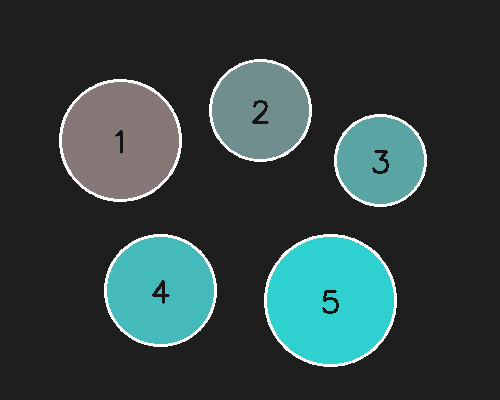
//> input picture test/coins.png, 500 x 400 px, given in place of solar_panel.png, which was not available
$ ./ex2_histogram ../../test/coins.png   (built with g++ and OpenCV 4)
//> lines starting //> are read from the running program, lines starting //| are printed output that depends on the picture; after the words box and inside, x2 and y2 are one past the last pixel; in counts of white or black regions, pixels touching at a corner belong together
#include <opencv2/opencv.hpp>

#include <algorithm>
#include <cmath>
#include <iostream>
#include <string>
#include <vector>

namespace {

bool hasFlag(int argc, char* argv[], const std::string& flag)
{
    for (int i = 1; i < argc; ++i) {
        if (flag == argv[i]) return true;
    }
    return false;
}

std::string inputPath(int argc, char* argv[])
{
//> called with argc = 2
    for (int i = 1; i + 1 < argc; ++i) {
        const std::string arg = argv[i];
        if (arg == "--input") return argv[i + 1];
        if (arg == "--no-window") continue;
    }
    return "images/solar_panel.png";
}

}  // namespace

int main(int argc, char* argv[])
{
    const std::string input = inputPath(argc, argv);
    const bool showWindow = !hasFlag(argc, argv, "--no-window");

    cv::Mat gray = cv::imread(input, cv::IMREAD_GRAYSCALE);
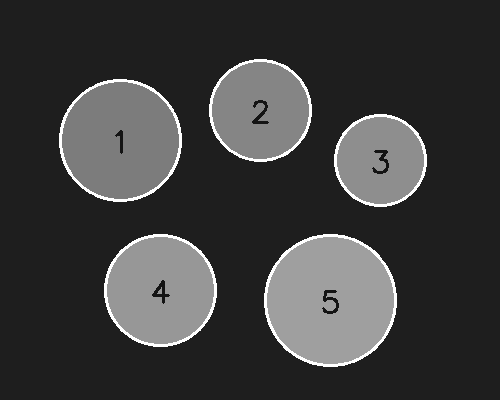
//> gray: 400 rows x 500 cols, CV_8UC1; min 20, max 255, mean 61.1
    if (gray.empty()) {
        std::cerr << "Cannot read image: " << input << std::endl;
        return 1;
    }

    // 题目要求：容量为 256 的 float 型数组。
    float histogram[256] = {0.0f};

    // 逐像素遍历，把每个灰度值出现的次数累加到对应下标。
    for (int y = 0; y < gray.rows; ++y) {
        const unsigned char* row = gray.ptr<unsigned char>(y);
        for (int x = 0; x < gray.cols; ++x) {
            histogram[row[x]] += 1.0f;
        }
    }
//> after the loop, histogram = 256 values, max 149119 at index 30, min 0 at index 0, mean 781.2

    float maxCount = 0.0f;
    int maxBin = 0;
    double sum = 0.0;
    for (int i = 0; i < 256; ++i) {
        if (histogram[i] > maxCount) {
            maxCount = histogram[i];
            maxBin = i;
        }
        sum += static_cast<double>(histogram[i]) * i;
    }
//> this loop made 256 passes
//> (maxCount, sum) on passes 21, 31: (734, 14680), (149119, 4488250)
//> sum on passes 1 to 6: 0, 0, 0, 0, 0, 0
//> after the loop, maxCount = 149119; maxBin = 30; sum = 12228206
    const double totalPixels = static_cast<double>(gray.rows) * gray.cols;
//> totalPixels = 200000
    const double mean = sum / totalPixels;
//> mean = 61.14

    // 绘制直方图：白色画布、坐标轴、浅灰网格、蓝色柱线，并用圆点标出峰值。
    cv::Mat plot(460, 820, CV_8UC3, cv::Scalar(250, 250, 250));
    const int left = 72;
    const int right = 28;
    const int top = 70;
    const int bottom = 62;
    const int plotWidth = plot.cols - left - right;
    const int plotHeight = plot.rows - top - bottom;
    const int baseline = plot.rows - bottom;

    cv::putText(plot, "Gray-level histogram", cv::Point(left, 36),
                cv::FONT_HERSHEY_SIMPLEX, 0.82, cv::Scalar(38, 42, 48), 2, cv::LINE_AA);
    cv::putText(plot, cv::format("pixels: %.0f    mean: %.2f    peak: bin %d (%.0f pixels)",
                                 totalPixels, mean, maxBin, maxCount),
                cv::Point(left, 58), cv::FONT_HERSHEY_SIMPLEX, 0.43,
                cv::Scalar(90, 96, 104), 1, cv::LINE_AA);
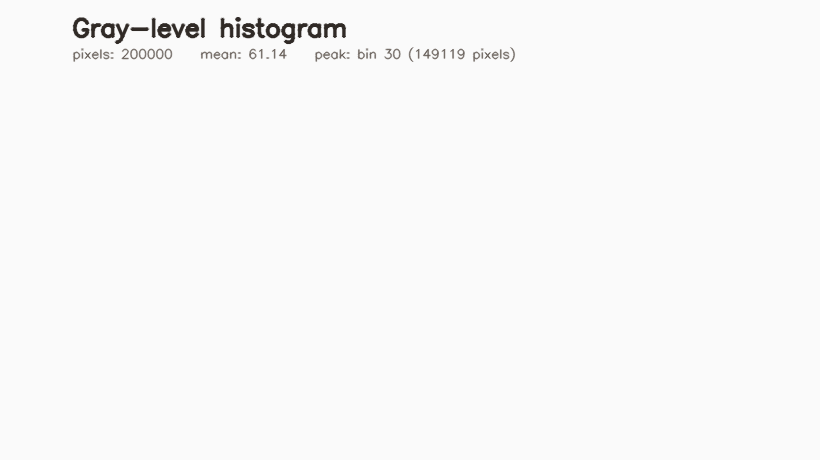
//> plot: 460 rows x 820 cols, CV_8UC3; mean B, G, R 248.3, 248.3, 248.4

    // 网格线：4 条水平线。
    for (int k = 0; k <= 4; ++k) {
        const int y = baseline - plotHeight * k / 4;
        cv::line(plot, cv::Point(left, y), cv::Point(left + plotWidth, y),
                 cv::Scalar(224, 226, 230), 1, cv::LINE_AA);
    }
//> plot: 460 rows x 820 cols, CV_8UC3; 2.87% of pixels changed, all inside (x1, y1, x2, y2) = (72, 69, 793, 400)

    // 256 根柱线全部用 line 绘制。
    const double binWidth = static_cast<double>(plotWidth) / 256.0;
    for (int i = 0; i < 256; ++i) {
        const int x = left + static_cast<int>(i * binWidth + binWidth * 0.5);
        const int h = static_cast<int>(std::round(histogram[i] / maxCount * plotHeight));
        const cv::Scalar color(220.0 - 0.35 * i, 105.0 + 0.35 * i, 30.0 + 0.25 * i);
        cv::line(plot, cv::Point(x, baseline), cv::Point(x, baseline - h),
                 color, 2, cv::LINE_AA);
    }
//> this loop made 256 passes
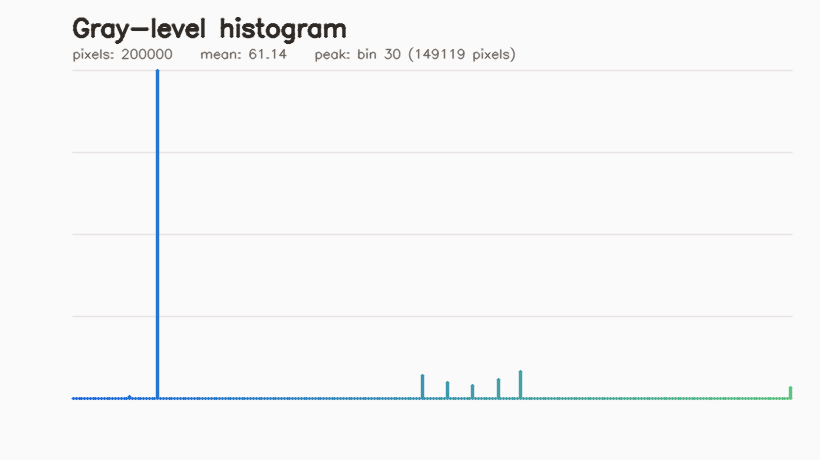
//> plot: 460 rows x 820 cols, CV_8UC3; mean B, G, R 247.5, 247.1, 246.5

    // 直方图包络线，并在每 16 个灰度级处画圆点。
    std::vector<cv::Point> curve;
    curve.reserve(256);
    for (int i = 0; i < 256; ++i) {
        const int x = left + static_cast<int>(i * binWidth + binWidth * 0.5);
        const int y = baseline - static_cast<int>(std::round(histogram[i] / maxCount * plotHeight));
        curve.emplace_back(x, y);
    }
//> this loop made 256 passes
//> y on passes 1 to 3: 398, 398, 398
//> after the loop, curve = 256 Points (x, y), first 12: [73, 398], [76, 398], [79, 398], [81, 398], [84, 398], [87, 398], [90, 398], [93, 398], [95, 398], [98, 398], [101, 398], [104, 398]
    cv::polylines(plot, curve, false, cv::Scalar(60, 85, 210), 1, cv::LINE_AA);
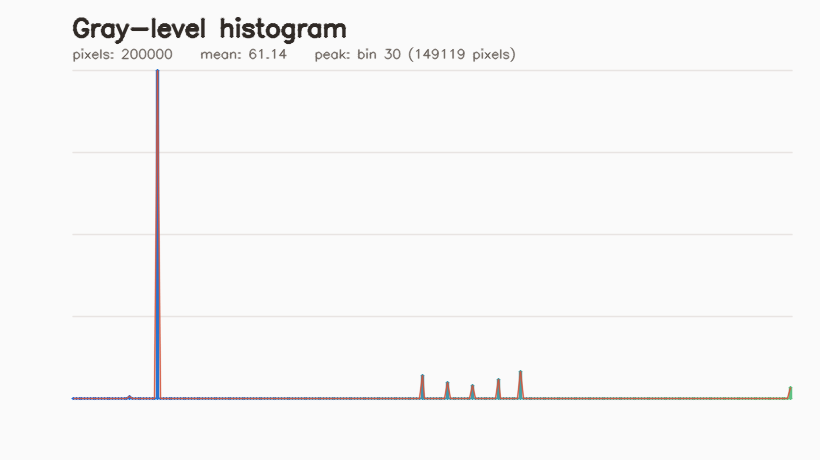
//> plot: 460 rows x 820 cols, CV_8UC3; 1.13% of pixels changed, all inside (x1, y1, x2, y2) = (73, 70, 792, 400)
    for (int i = 0; i < 256; i += 16) {
        cv::circle(plot, curve[i], 3, cv::Scalar(30, 50, 170), -1, cv::LINE_AA);
    }
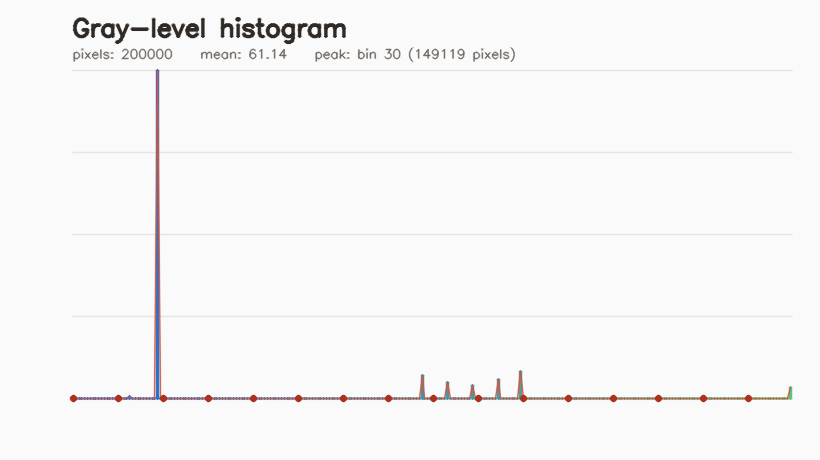
//> plot: 460 rows x 820 cols, CV_8UC3; 0.24% of pixels changed, all inside (x1, y1, x2, y2) = (69, 394, 753, 403)
    cv::circle(plot, curve[maxBin], 5, cv::Scalar(0, 0, 220), -1, cv::LINE_AA);
//> plot: 460 rows x 820 cols, CV_8UC3; 125 pixels changed, all inside (x1, y1, x2, y2) = (151, 64, 164, 77)
    cv::putText(plot, "peak", curve[maxBin] + cv::Point(-16, -12),
                cv::FONT_HERSHEY_SIMPLEX, 0.42, cv::Scalar(0, 0, 190), 1, cv::LINE_AA);
//> plot: 460 rows x 820 cols, CV_8UC3; mean B, G, R 246.3, 246.3, 247

    // 坐标轴与刻度。
    cv::line(plot, cv::Point(left, top), cv::Point(left, baseline),
             cv::Scalar(45, 50, 56), 2, cv::LINE_AA);
    cv::line(plot, cv::Point(left, baseline), cv::Point(left + plotWidth, baseline),
             cv::Scalar(45, 50, 56), 2, cv::LINE_AA);
    for (int value = 0; value <= 255; value += 64) {
        const int x = left + static_cast<int>(value * binWidth);
        cv::line(plot, cv::Point(x, baseline), cv::Point(x, baseline + 6),
                 cv::Scalar(45, 50, 56), 1, cv::LINE_AA);
        cv::putText(plot, std::to_string(value), cv::Point(x - 12, baseline + 24),
                    cv::FONT_HERSHEY_SIMPLEX, 0.42, cv::Scalar(70, 76, 84), 1, cv::LINE_AA);
    }
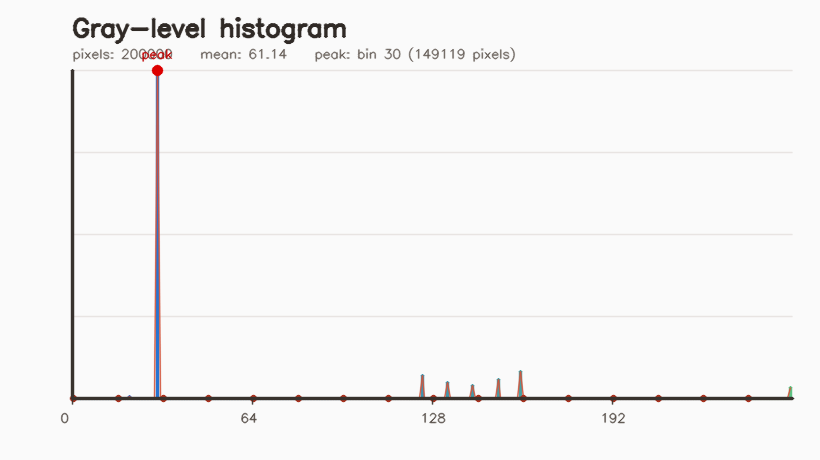
//> plot: 460 rows x 820 cols, CV_8UC3; mean B, G, R 245, 245, 245.6
    cv::putText(plot, "gray level", cv::Point(left + plotWidth / 2 - 44, plot.rows - 16),
                cv::FONT_HERSHEY_SIMPLEX, 0.46, cv::Scalar(70, 76, 84), 1, cv::LINE_AA);
    cv::putText(plot, "count", cv::Point(8, top + 6),
                cv::FONT_HERSHEY_SIMPLEX, 0.46, cv::Scalar(70, 76, 84), 1, cv::LINE_AA);
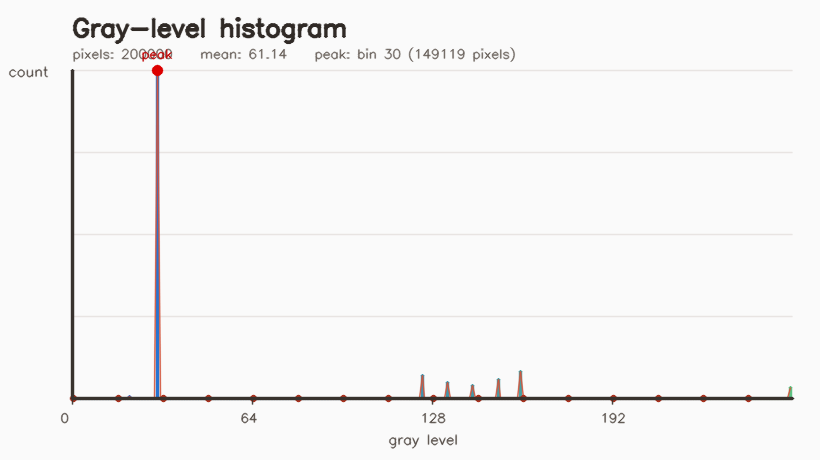
//> plot: 460 rows x 820 cols, CV_8UC3; mean B, G, R 244.9, 244.9, 245.4

    if (!cv::imwrite("output/q2_gray.png", gray) ||
        !cv::imwrite("output/q2_histogram.png", plot)) {
        std::cerr << "Cannot write output images." << std::endl;
        return 1;
    }

    std::cout << "Total pixels: " << totalPixels << "\n"
              << "Mean gray level: " << mean << "\n"
              << "Peak bin: " << maxBin << " (" << maxCount << " pixels)\n"
              << "Saved: output/q2_gray.png, output/q2_histogram.png" << std::endl;
//| Total pixels: 200000
//| Mean gray level: 61.141
//| Peak bin: 30 (149119 pixels)
//| Saved: output/q2_gray.png, output/q2_histogram.png

    if (showWindow) {
        cv::imshow("Exercise 2 - gray image", gray);
        cv::imshow("Exercise 2 - histogram", plot);
        cv::waitKey(0);
        cv::destroyAllWindows();
    }
    return 0;
}
